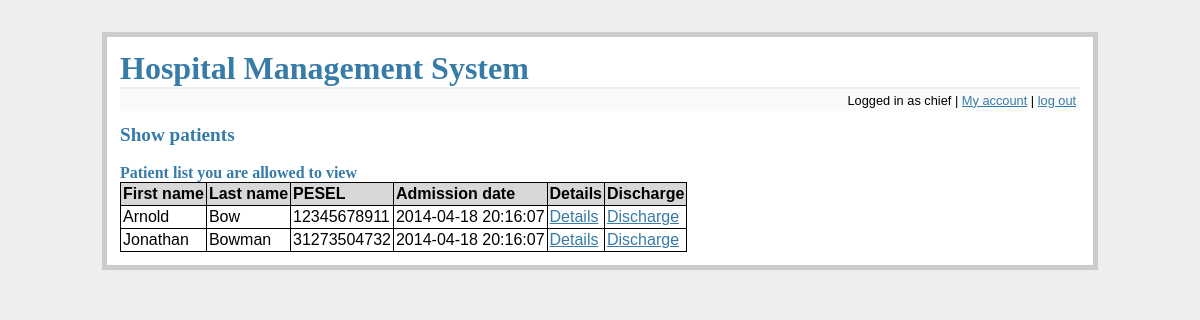
Page /show_patients (signed in) on the earlier database version.
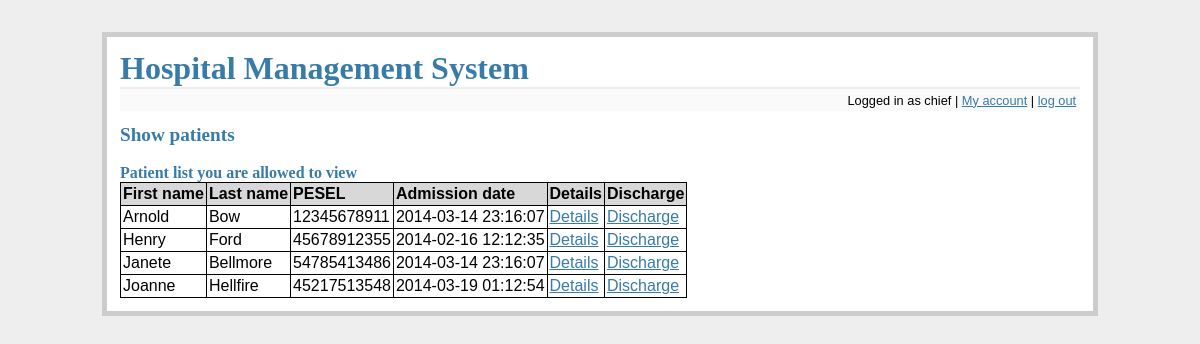
Same page on the later database version.
### tables this page shows
CREATE TABLE patients (
    pesel integer primary key,
    fname text not null,
    lname text not null
);

CREATE TABLE files (
    id integer primary key autoincrement,
    patient_pesel integer not null,
    admission_d datetime not null,
    discharge_d datetime,
    foreign key(patient_pesel) references patients(pesel)
);

### flaskr.py (the view)
@app.route('/show_patients', methods=['GET'])
def show_patients():
    error = None
    db = get_db()
    position = get_position(db, session['username'])
    if 'logged_in' not in session or not session['logged_in'] or position not in ['Admin', 'Head physician', 'Doctor', 'Nurse']:
        flash('You do not have rights to access this part of website')
        return redirect(url_for('main_screen'))
    if position in ['Admin', 'Head physician']:
        cur = db.execute('select p.fname, p.lname, p.pesel, f.admission_d from files f join patients p on f.patient_pesel = p.pesel where f.discharge_d is null')
        patients = cur.fetchall()
    else:
        patients = get_patients_allowed(db, session['username'])
    discharge = None
    if position in ['Admin', 'Head physician', 'Doctor']:
        discharge = True
    return render_template('show_patients.html', patients=patients, allow_discharge=discharge)

### flaskr.py (called while the page is built)
def connect_db():
    rv = sqlite3.connect(app.config['DATABASE'])
    rv.row_factory = sqlite3.Row
    return rv

def get_db():
    if not hasattr(g, 'sqlite_db'):
        g.sqlite_db = connect_db()
    return g.sqlite_db

### tools.py (called while the page is built)
def get_position(db, user):
    cur = db.execute('select p.name from employees as e join positions as p on e.position_id = p.id where e.login = ?', [user])
    res = cur.fetchone()
    return res[0] if res else None

### templates/show_patients.html
{% extends "layout.html" %}
{% block body %}
    <h2>Show patients</h2>
  <br/>
  <h3>Patient list you are allowed to view</h3>
  <table class=dbtable>
  <tr><td>First name<td>Last name<td>PESEL<td>Admission date<td>Details<td>Discharge
  {% for row in patients %}
  <tr>
      {% for d in row %}
          <td>{{ d }}
      {% endfor %}
      <td><a href="{{ url_for('patient_details', patient=row[2]) }}">Details
      <td>
         {% if allow_discharge %}
            <a href="{{ url_for('discharge', patient=row[2]) }}">Discharge
         {% else %}
            &nbsp;
         {% endif %}
  </tr>
  {% endfor %}
  </table>
{% endblock %}

Differences in the rows shown:
no longer on this page (row edited): files: admission_d "2014-04-18 20:16:07", patients (fname "Arnold", lname "Bow", pesel "12345678911")
no longer on this page (row edited): files: admission_d "2014-04-18 20:16:07"
no longer on this page (row unchanged): patients: fname "Jonathan", lname "Bowman", pesel "31273504732"
added files: admission_d "2014-03-14 23:16:07", patients (fname "Arnold", lname "Bow", pesel "12345678911")
added files: admission_d "2014-02-16 12:12:35"
added patients: fname "Henry", lname "Ford", pesel "45678912355"
added files: admission_d "2014-03-14 23:16:07"
added patients: fname "Janete", lname "Bellmore", pesel "54785413486"
added files: admission_d "2014-03-19 01:12:54"
added patients: fname "Joanne", lname "Hellfire", pesel "45217513548"
